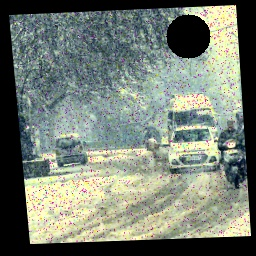
#> input picture driving_images/im001-snow.jpg, 256 x 256 px
$ python main.py driving_images
#> lines starting #> are read from the running program, lines starting #| are printed output that depends on the picture; after the words box and inside, x2 and y2 are one past the last pixel; in counts of white or black regions, pixels touching at a corner belong together
import cv2
import os
import numpy as np
import argparse
import matplotlib.pyplot as plt

# List to store the brightness values of all images
all_y_values = []


# Show a brightness chart for all images after processing
def show_overall_brightness_histogram():
    all_y = np.concatenate(all_y_values)
    plt.figure(figsize=(10, 5))
    plt.hist(all_y, bins=256, range=(0, 256), color='gray')
    plt.title("Overall Brightness Histogram (Y Channel)")
    plt.xlabel("Brightness (0-255)")
    plt.ylabel("Pixel Count")
    plt.grid(True)
    plt.tight_layout()
    plt.savefig("overall_brightness_histogram.png")
    plt.show()
    print("Saved brightness chart as 'overall_brightness_histogram.png'")


# This checks how bright the image is on average
def compute_brightness(image):
    yuv = cv2.cvtColor(image, cv2.COLOR_BGR2YUV)
    y_channel = yuv[:, :, 0]  # Y is the brightness part
    return np.mean(y_channel)  # Find the average brightness


def auto_gamma_correction(image, target_brightness=128):
    brightness = compute_brightness(image)

    gamma = target_brightness / brightness
    gamma = max(0.9, min(1.5, gamma))
    # we need to cap it to make sure the image is not over adjusted
    normalized = image / 255.0
    corrected = np.power(normalized, 1 / gamma)  # Adjust brightness
    output = np.uint8(corrected * 255)
    return output


# This fills in missing or broken parts of the image
def improved_inpainting(image):
    gray = cv2.cvtColor(image, cv2.COLOR_BGR2GRAY)
    _, mask = cv2.threshold(gray, 10, 255, cv2.THRESH_BINARY_INV)
    return cv2.inpaint(image, mask, 3, cv2.INPAINT_NS)


# This fixes weird lighting by balancing the colors
def gray_world_white_balance(image):
    result = image.astype(np.float32)

    avgB = np.mean(result[:, :, 0])
    avgG = np.mean(result[:, :, 1])
    avgR = np.mean(result[:, :, 2])
    avg_gray = (avgB + avgG + avgR) / 3

    result[:, :, 0] *= (avg_gray / avgB)
    result[:, :, 1] *= (avg_gray / avgG)
    result[:, :, 2] *= (avg_gray / avgR)

    result = np.clip(result, 0, 255)
    return result.astype(np.uint8)


def noise(image):
    # removing salt-and-pepper noise
    image = cv2.medianBlur(image, 3)
    # removing gaussian noise
    image = cv2.bilateralFilter(image, d=9, sigmaColor=40, sigmaSpace=40)
    return image


def correct_warping(image):
    rows, cols = image.shape[:2]
    # fixed pt since all photo warping the same way
    src_points = np.float32([
        [9, 14],
        [235, 3],
        [31, 242],
        [251, 236]
    ])
    dst_points = np.float32([[0, 0], [cols, 0], [0, rows], [cols, rows]])

    matrix = cv2.getPerspectiveTransform(src_points, dst_points)
    warped = cv2.warpPerspective(image, matrix, (cols, rows))
    # this function will keep the same resolution
    return warped


# This makes the image look sharper and clearer
def sharpen(image, strength=1.5, blur_size=(5, 5)):
    blurred = cv2.GaussianBlur(image, blur_size, 0)
    sharpened = cv2.addWeighted(image, 1 + strength, blurred, -strength, 0)
    return sharpened


def process_image(image_path):
    image = cv2.imread(image_path)
    if image is None:  # error handling
        print("Error: Could not load image")
        return None, None

    original = image.copy()

    # The order of these steps matters (will affect accuracy of the classifier)
    image = improved_inpainting(image)
    image = correct_warping(image)
    image = sharpen(image)
    image = noise(image)
    image = auto_gamma_correction(image)
    image = gray_world_white_balance(image)

    yuv = cv2.cvtColor(image, cv2.COLOR_BGR2YUV)
    y_channel = yuv[:, :, 0]
    all_y_values.append(y_channel.flatten())

    return original, image


# Process all images in a folder
def main():
    parser = argparse.ArgumentParser()
    parser.add_argument("input_dir")
    args = parser.parse_args()

    input_dir = args.input_dir
    output_dir = "Results"
    os.makedirs(output_dir, exist_ok=True)

    for img_name in sorted(os.listdir(input_dir)):
        # eror handling
        if not img_name.lower().endswith((".jpg", ".png", ".jpeg")):
            continue

        img_path = os.path.join(input_dir, img_name)
        _, processed_img = process_image(img_path)
#> in process_image, image is the input picture: shape (256, 256, 3); mean B, G, R 115.6, 126.8, 118.6
#> in improved_inpainting, `gray = cv2.cvtColor(image, cv2.COLOR_BGR2GRAY)`:
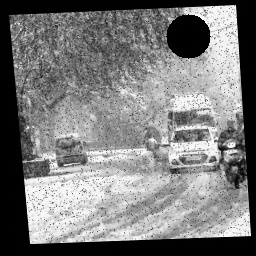
#> gray: shape (256, 256); min 0, max 252, mean 123.1
#> in improved_inpainting, `_, mask = cv2.threshold(gray, 10, 255, cv2.THRESH_BINARY_INV)`:
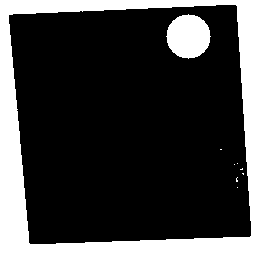
#> mask: shape (256, 256); 23% white; 9 white regions (7 under 20 px), largest, box (x1, y1, x2, y2) and area: (0, 0, 256, 256) 13510, (166, 14, 211, 59) 1517
#> in improved_inpainting, `return cv2.inpaint(image, mask, 3, cv2.INPAINT_NS)`:
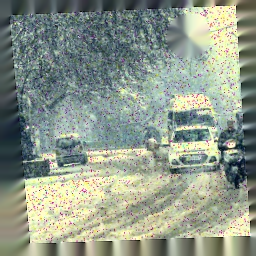
#> returned value: shape (256, 256, 3); mean of channels 0, 1, 2 139.2, 153.2, 143.4; drawn as B, G, R
#> in sharpen, `blurred = cv2.GaussianBlur(image, blur_size, 0)`:
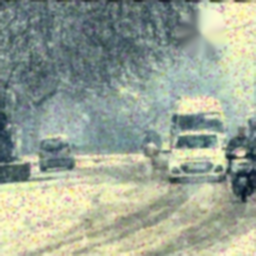
#> blurred: shape (256, 256, 3); mean B, G, R 150.6, 165.4, 154.8
#> in sharpen, `sharpened = cv2.addWeighted(image, 1 + strength, blurred, -strength, 0)`:
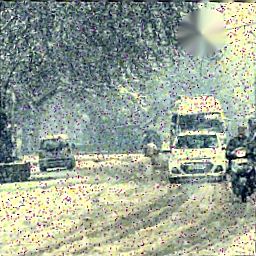
#> sharpened: shape (256, 256, 3); mean B, G, R 150.6, 164.7, 154.1
#> in compute_brightness, `yuv = cv2.cvtColor(image, cv2.COLOR_BGR2YUV)`: yuv: shape (256, 256, 3); mean of channels 0, 1, 2 162.8, 122.8, 122.2
#> in compute_brightness, `y_channel = yuv[:, :, 0]`:
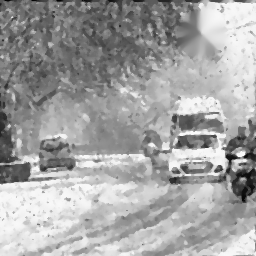
#> y_channel: shape (256, 256); min 2, max 252, mean 162.8
#> in auto_gamma_correction, `brightness = compute_brightness(image)`: brightness = 162.8
#> in auto_gamma_correction, `gamma = target_brightness / brightness`: gamma = 0.786
#> in auto_gamma_correction, `gamma = max(0.9, min(1.5, gamma))`: gamma = 0.9
#> in auto_gamma_correction, `corrected = np.power(normalized, 1 / gamma)`:
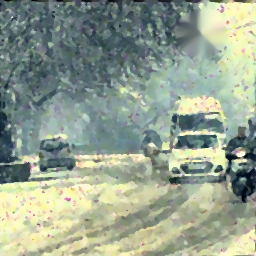
#> corrected: shape (256, 256, 3) float64; mean of channels 0, 1, 2 0.566, 0.634, 0.585; drawn as B, G, R
#> in gray_world_white_balance, `avgB = np.mean(result[:, :, 0])`: avgB = 144
#> in gray_world_white_balance, `avgG = np.mean(result[:, :, 1])`: avgG = 161.1
#> in gray_world_white_balance, `avgR = np.mean(result[:, :, 2])`: avgR = 148.7
#> in gray_world_white_balance, `avg_gray = (avgB + avgG + avgR) / 3`: avg_gray = 151.2
#> in process_image, `yuv = cv2.cvtColor(image, cv2.COLOR_BGR2YUV)`: yuv: shape (256, 256, 3); mean of channels 0, 1, 2 150.7, 128, 128

        if processed_img is not None:
            save_path = os.path.join(output_dir, img_name)
            cv2.imwrite(save_path, processed_img)
            # this process is made since i have try nlm before
            # and it takes time so print the process
            print(f"Processed: {img_name}")
#> pass 2 of the loop in main, `for img_name in sorted(os.listdir(input_dir)):`:
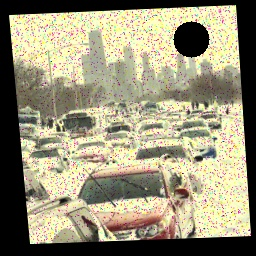
#> input picture driving_images/im002-snow.jpg, 256 x 256 px
#> in process_image, image is the input picture: shape (256, 256, 3); mean B, G, R 120.4, 146.3, 152.1
#> in improved_inpainting (call 2), `_, mask = cv2.threshold(gray, 10, 255, cv2.THRESH_BINARY_INV)`:
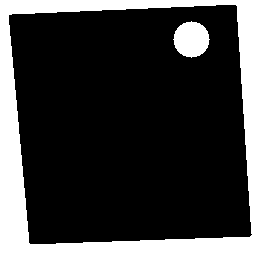
#> mask: shape (256, 256); 22.1% white; 2 white regions, box (x1, y1, x2, y2) and area: (0, 0, 256, 256) 13490, (173, 21, 210, 58) 1009
#> avgB = 151.1
#> avgG = 188.6
#> avgR = 194.6
#> avg_gray = 178.1
#> in gray_world_white_balance (call 2), `result[:, :, 1] *= (avg_gray / avgG)`:
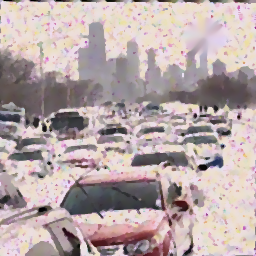
#> result: shape (256, 256, 3) float32; mean of channels 0, 1, 2 178.1, 178.1, 194.6; drawn with min black and max white


if __name__ == "__main__":
    main()
    # If you want to see the brightness chart, uncomment this:
    # show_overall_brightness_histogram()
